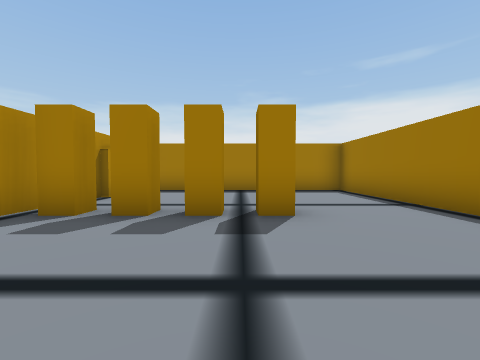
[1] (above)

24 first-person views from a walk through a Unity game level. The camera is 1.2 m above the floor, tilts 2° down and sees 90° across. The floor is counted in squares, 2 m on a side. Each view is taken from the middle of a square. On the plan, view 1 faces up. The plan holds only what a view shows up to about 9 squares ahead; the rest is blank. The place goes on beyond the plan. Some animated figures are left out.

[2]
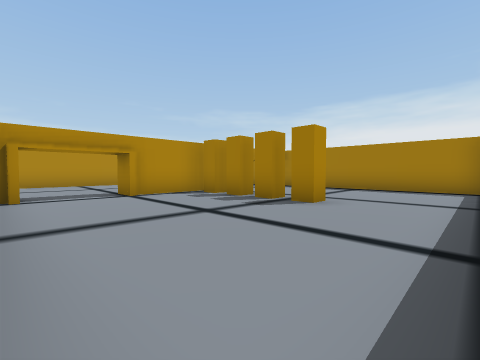

[3]
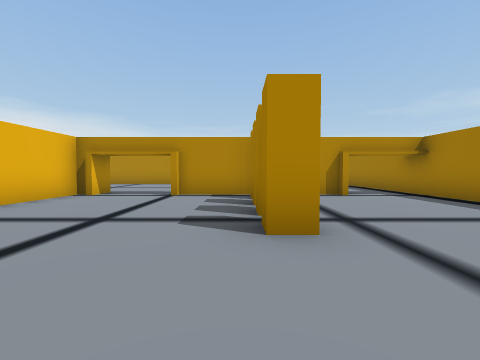

[4]
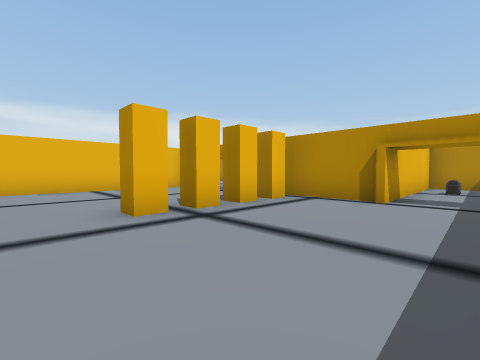

[5]
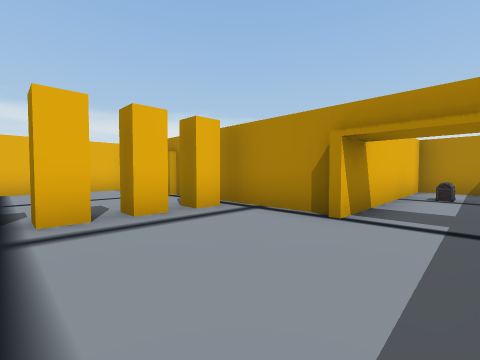

[6]
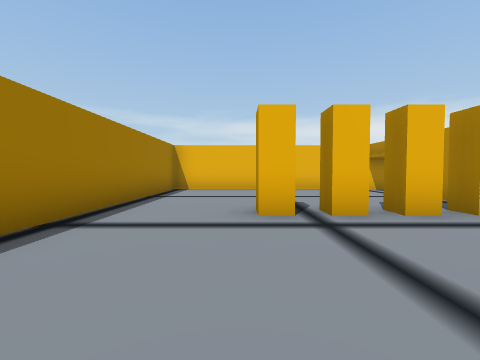

[7]
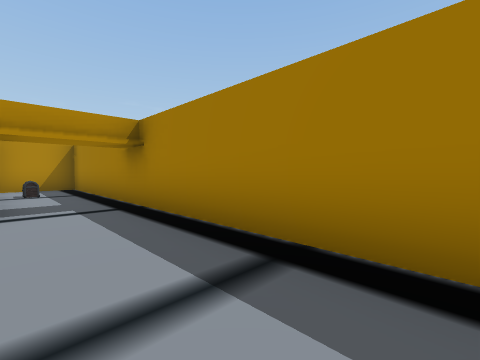

[8]
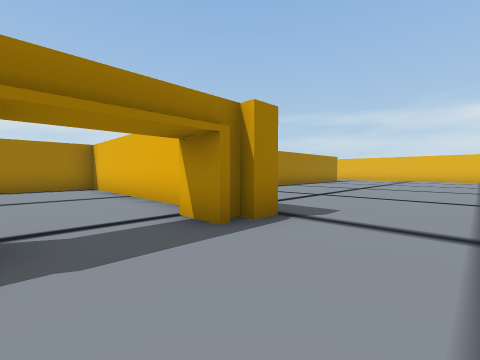

[9]
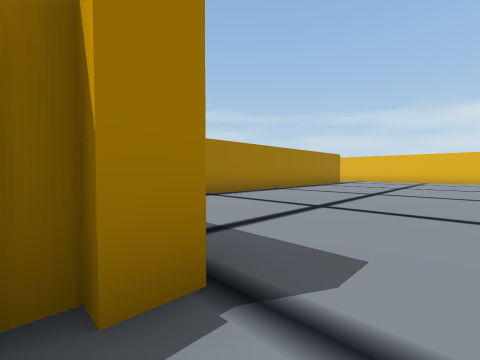

[10]
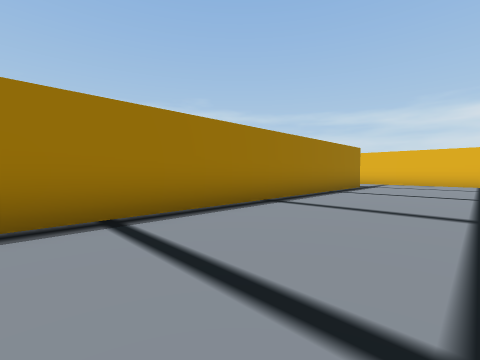

[11]
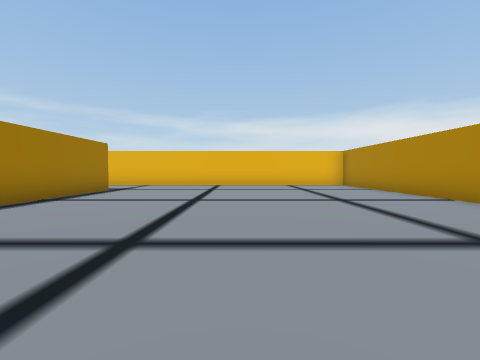

[12]
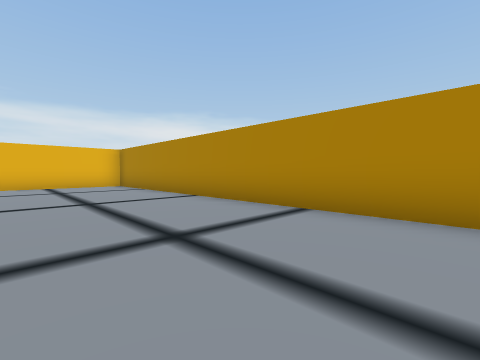

[13]
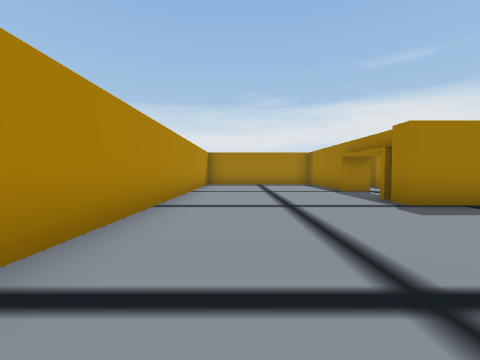

[14]
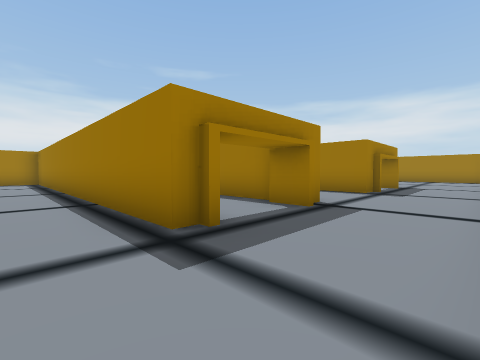

[15]
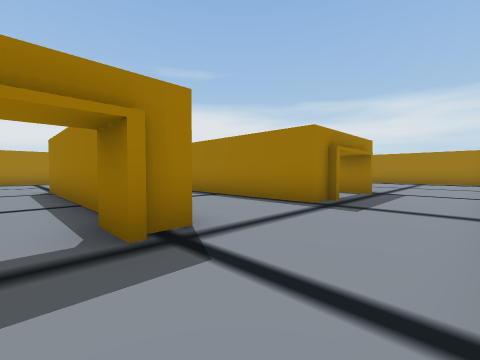

[16]
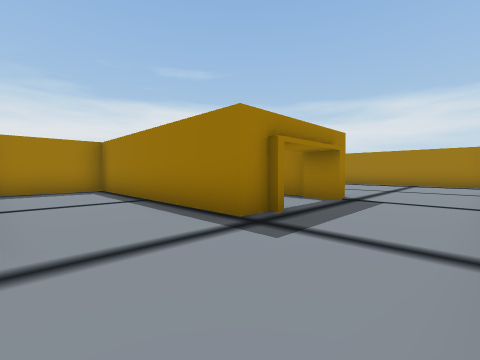

[17]
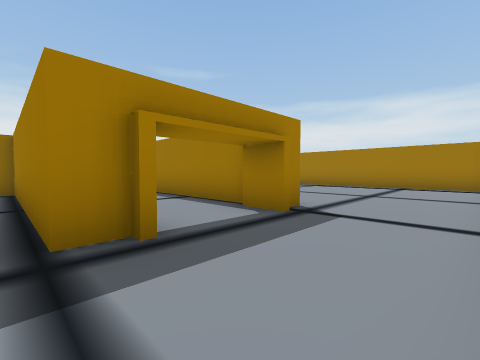

[18]
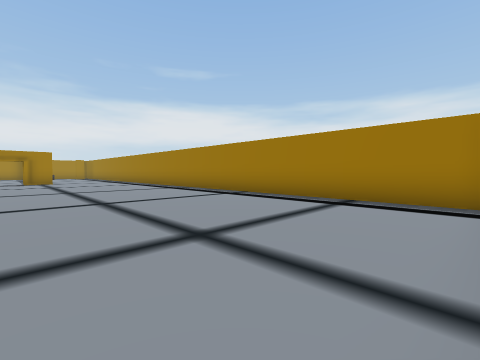

[19]
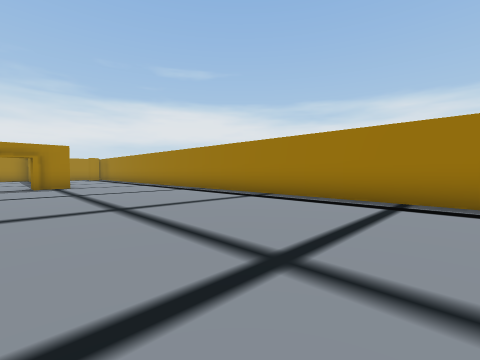

[20]
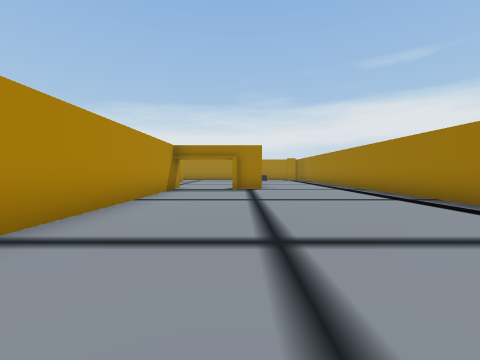

[21]
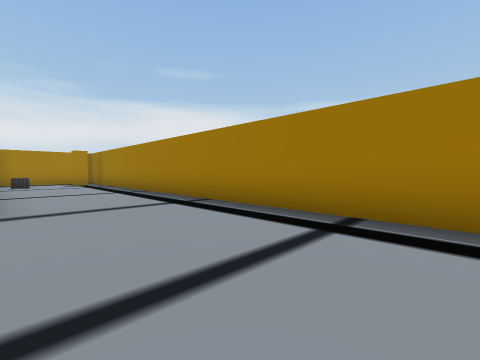

[22]
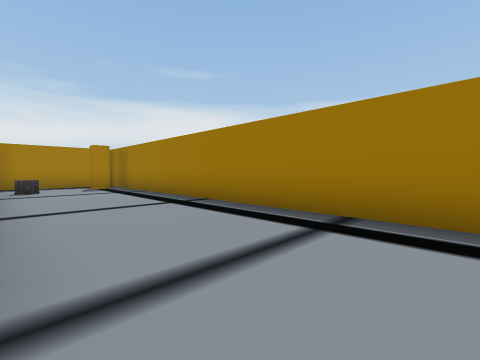

[23]
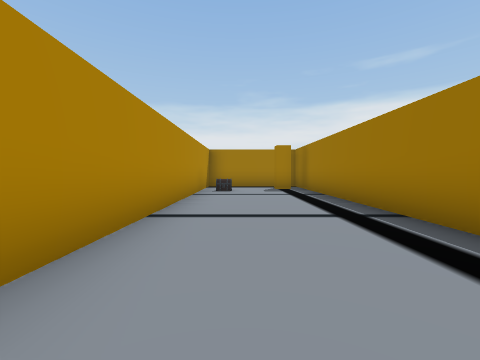

[24]
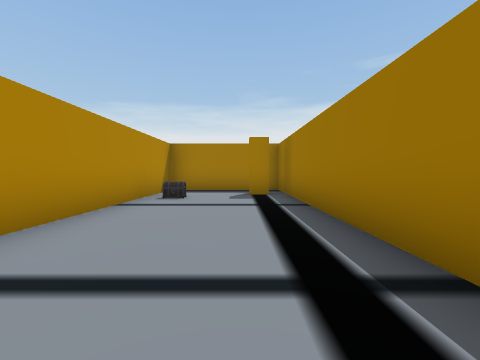

### Floor plan
Points are (right, up) in squares from view 1. A wall is a line through its corners. A room is listed if a view was taken in it or the views show most of it. See-through windows are left out.
Room 1 (views 1, 2, 3, 4, 5, 6, 7)
walls: (-3.3, 5.6) (-3.3, 1.4); (-3.2, -1.2) (3.2, -1.2) (3.2, 7.8) (-8.5, 7.8) (-8.5, 5.8) (-3, 5.8)
ways out: opening at (-3, 0.5) to room 2
objects: other object (-6, 7); other object (-2, 4); other object (-1, 4); other object (0, 4); other object (1, 4)
Room 2 (views 8, 9, 10, 11, 12, 13, 14, 15, 16, 17, 18, 19, 20, 21, 22, 23, 24)
walls: (3, -12.9) (3, -7.2); (3.5, -13.8) (2.8, -13.8) (2.8, -13); (6.9, -13.8) (6.3, -13.8) (6.3, -7.8) (3.9, -7.8); (0.2, -13.9) (0.2, -3.9); (9, -14) (9, -13); (9.9, -13.8) (9.4, -13.8); (-2.6, -1.8) (-4, -1.8) (-4, -1.2); (9.8, -1) (9.8, -7.9); (-3.8, -1.4) (-3.8, -0.8) (-3, -0.8); (12.8, -1.8) (11.8, -1.8) (11.8, -1); (-3, 1.3) (-4, 1.3); (-3.8, 1.8) (-3.8, 3); (-7.2, -16.5) (-5, -16.5); (16.3, -16.1) (16.3, 7.8) (12.8, 7.8) (12.8, -0.9); (-8.5, 2.9) (-8.5, -15.2)
ways out: opening at (-3, 0.5) to room 1; opening at (2, -8); opening at (8, -13); opening at (11, -1)
objects: other object (13, 6); other object (16, 7)

Where each view was taken, in squares from view 1:
view 1: 0 up, 0 right, facing up
view 2: 1 down, 3 right, facing up-left
view 3: 3 up, 3 right, facing left
view 4: 7 up, 2 right, facing down-left
view 5: 7 up, 0 right, facing down-left
view 6: 7 up, 1 right, facing down
view 7: 6 up, 1 right, facing up-left
view 8: 1 up, 6 left, facing down-right
view 9: 1 down, 5 left, facing down-right
view 10: 4 down, 3 left, facing down-right
view 11: 6 down, 4 left, facing down
view 12: 6 down, 5 left, facing down-left
view 13: 6 down, 7 left, facing up
view 14: 16 down, 1 left, facing up-right
view 15: 16 down, 2 right, facing up-right
view 16: 16 down, 4 right, facing up-right
view 17: 16 down, 6 right, facing up-right
view 18: 16 down, 11 right, facing up-right
view 19: 12 down, 11 right, facing up-right
view 20: 10 down, 12 right, facing up
view 21: 6 down, 13 right, facing up-right
view 22: 3 down, 13 right, facing up-right
view 23: 2 down, 14 right, facing up
view 24: 0 up, 15 right, facing up
